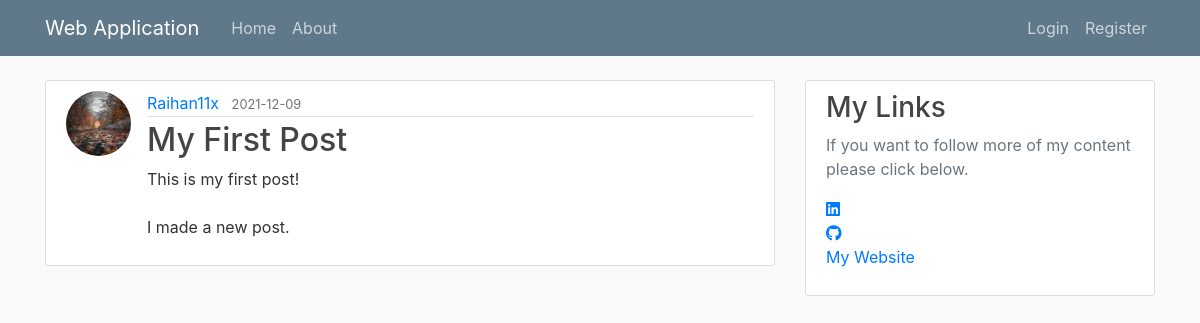
/post/1, run on an earlier commit of the app's database.
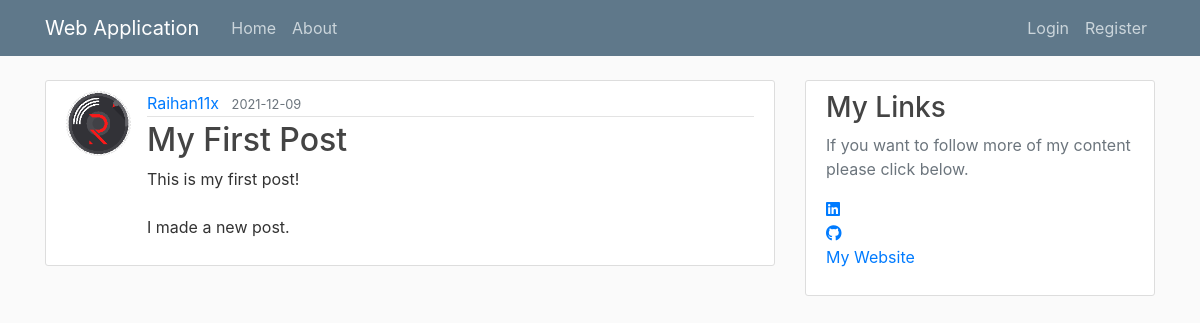
And on a later commit of the database.
### flaskblog/models.py (models this page shows, shortened)
class User(db.Model, UserMixin):
    id = db.Column(db.Integer, primary_key=True)
    username = db.Column(db.String(20), unique=True, nullable=False)
    email = db.Column(db.String(120), unique=True, nullable=False)
    image_file = db.Column(db.String(20), nullable=False, default='default.jpg')
    password = db.Column(db.String(60), nullable=False)
    posts = db.relationship('Post', backref='author', lazy=True)

### flaskblog/posts/routes.py (the view)
@posts.route("/post/<int:post_id>")
def post(post_id):
    post = Post.query.get_or_404(post_id)
    return render_template('post.html', title=post.title, post=post)

### flaskblog/templates/post.html (shortened to what this page needs)
{% extends "layout.html" %}
{% block content %}
  <article class="media content-section">
    <img class="rounded-circle article-img" src="{{ url_for('static', filename='profile_pics/' + post.author.image_file) }}">
    <div class="media-body">
      <div class="article-metadata">
        <a class="mr-2" href="{{ url_for('users.user_posts', username=post.author.username) }}">{{ post.author.username }}</a>
        <small class="text-muted">{{ post.date_posted.strftime('%Y-%m-%d') }}</small>
      </div>
      <h2 class="article-title">{{ post.title }}</h2>
      <p class="article-content">{{ post.content }}</p>
    </div>
  </article>
{% endblock content %}

What changed in the data, as far as the page shows it:
changed User "Raihan11x": image_file: a different picture
